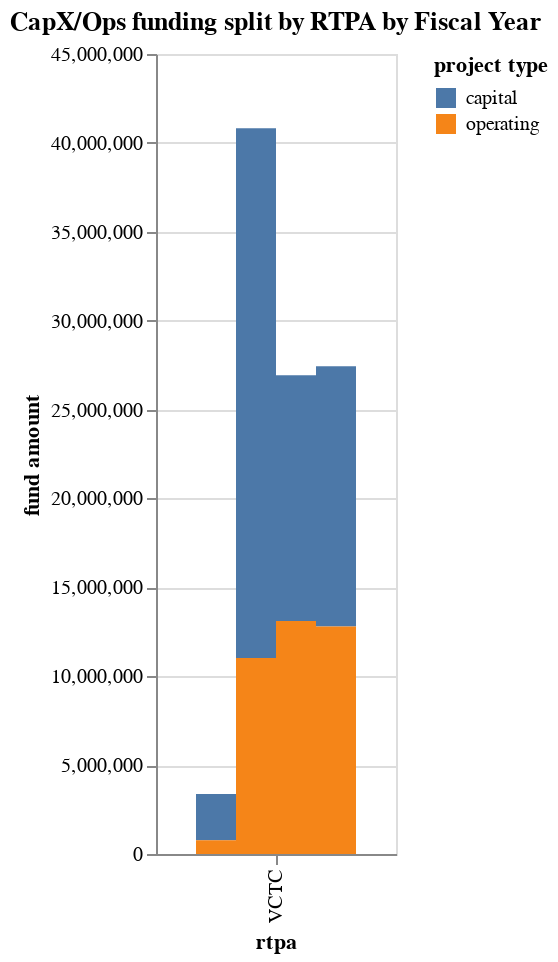

Notebook cell for this chart:
### Code cell
rtpa_split_2

### Figure 1 — Vega-Lite specification as saved in the notebook (floating-point values rounded to 4 significant figures; data arrays with more than 128 entries replaced by an {"elided": "..."} marker saying what was removed)
{"config": {"view": {"continuousWidth": 300, "continuousHeight": 300}}, "data": {"name": "data-19351ab057f3e48c32930b7b6a3e991c"}, "mark": {"type": "bar", "point": true}, "encoding": {"color": {"field": "project type", "type": "nominal"}, "tooltip": [{"field": "rtpa", "type": "nominal"}, {"field": "project type", "type": "nominal"}, {"field": "fund amount", "type": "quantitative"}, {"field": "fiscal year", "type": "nominal"}], "x": {"field": "rtpa", "sort": "-y", "type": "nominal"}, "xOffset": {"field": "fiscal year", "type": "ordinal"}, "y": {"field": "fund amount", "type": "quantitative"}}, "height": 400, "params": [{"name": "param_2", "select": {"type": "point", "fields": ["rtpa"]}, "bind": {"input": "select", "options": ["Alpine County Transportation Commission", "Amador County Transportation Commission", "Butte County Association of Governments", "Calaveras County Council of Goverments", "DNLTC", "El Dorado County Transportation Commission", "Humboldt County Association of Governments", "Kern COG", "Kings County Association of Governments", "LCTC", "Lake County/City Council of Governments", "Los Angeles County Metropolitan Transportation Authority", "Madera County Transportation Commission", "Mariposa County Local Transportation Commission", "Mendocino Council of Governments", "Merced County Association of Governments (MCAG)", "NCTC", "OCTA", "Placer County Transportation Planning Agency (PCTPA)", "Plumas County Transportation Commission", "RCTC", "SCCRTC", "SLOCOG", "San Benito Council of Governments ", "San Diego Metropolitan Transit System", "Shasta Regional Transportation Agency", "Sierra County Transportation Commission", "Tehama County Transportation Commission ", "Tuolumne County Transportation Council", "VCTC"], "name": "Select RTPA"}, "value": "VCTC"}], "title": "CapX/Ops funding split by RTPA by Fiscal Year", "transform": [{"filter": {"param": "param_2"}}], "width": "container", "$schema": "https://vega.github.io/schema/vega-lite/v5.17.0.json", "datasets": {"data-19351ab057f3e48c32930b7b6a3e991c": {"elided": "240 records"}}}
